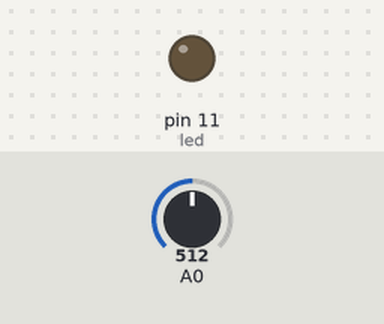
Recording of a sketch running on a simulated Arduino Uno, built with avr-gcc and run on an emulated ATmega328P. On the bench: output pins drawn as LEDs (lit = HIGH). The inputs (shaded band) are chosen by the test bench; at power-on: A0 = 512.

Above: at 1.2 s.
1.3 s: A0 set to 493
At 2.3 s:
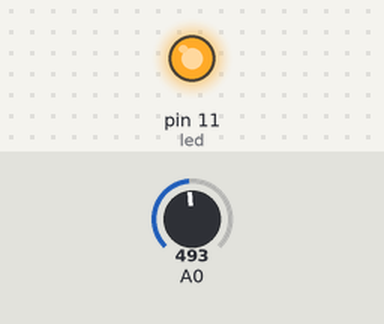
2.8 s: A0 set to 522
At 3.4 s:
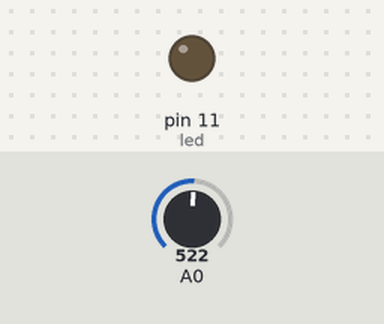
4.3 s: A0 set to 511
At 4.6 s:
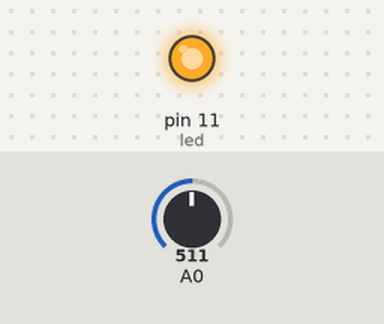
Timing chart, 0 to 7.3 s (numbered marks = the images above; inputs shaded):
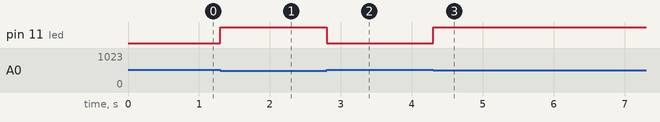

The sketch:

Tilt_switch.ino
```cpp
/*
 * Author: MIUZEI
 * IDE V1.6.9
 * Email:support@miuzeipro.com
 */
int led = 11;
int val;
void setup()
{
  pinMode(led,OUTPUT);
}
void loop()
{
  val=analogRead(0);
  if(val<512)
  {
    digitalWrite(led,HIGH);
  }
  else
  digitalWrite(led,LOW);
}
```

Measured:
- the behaviour switches between 512 and 511 on A0 (found by bisection; images 0 and 1)
- after the input at 1.3 s, pin 11 (led): LOW → HIGH at once
- after the input at 2.8 s, pin 11 (led): HIGH → LOW at once
- after the input at 4.3 s, pin 11 (led): LOW → HIGH at once
